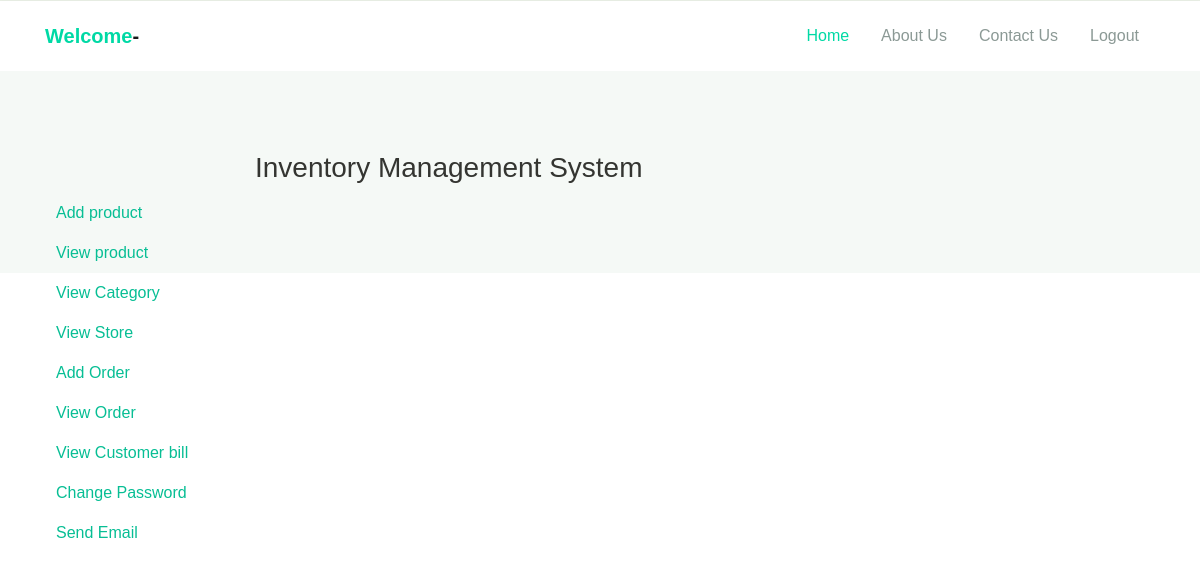
Page /dashboard/ on the earlier database version.
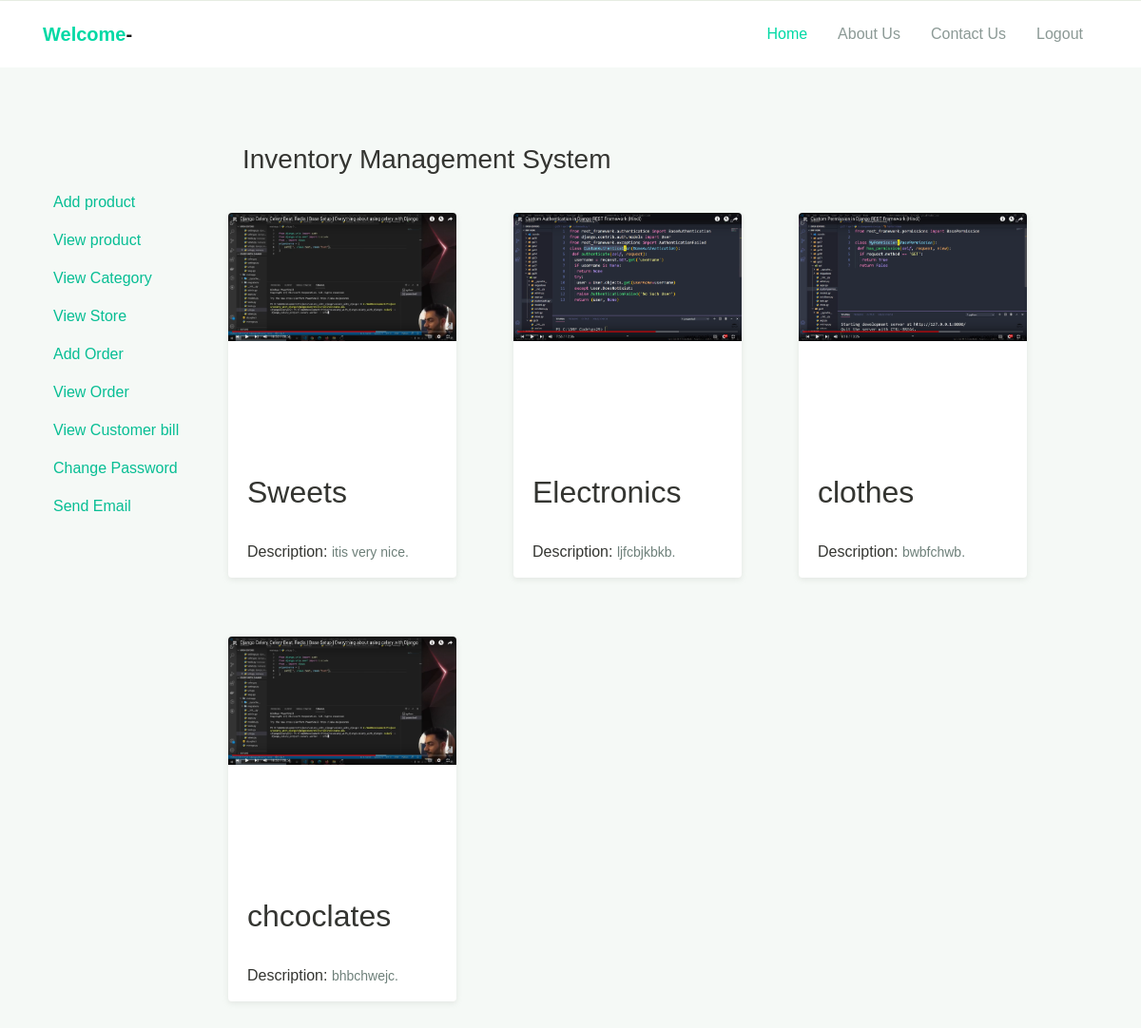
Same page on the later database version.
### employeeapp/models.py (models this page shows, shortened)
class Category(models.Model):
    name = models.CharField(max_length=250)
    image = models.ImageField(upload_to="profile",null=True,blank=True)
    desciption = models.TextField()

### employeeapp/views.py (the view)
# urls.py: path('dashboard/',Dashboard.as_view(),name='dashboard'),
class Dashboard(ListView):
    model = Category
    template_name = "dashboard.html"
    success_url = '/dashboard/'
    context_object_name = "category_list"

### template/dashboard.html (shortened to what this page needs)
{% load static %}
<!DOCTYPE html>
<html lang="en">
<head>
  <link rel="stylesheet" href="{% static 'assets/css/maicons.css' %}">
  <link rel="stylesheet" href="{% static 'assets/css/bootstrap.css' %}">
  <link rel="stylesheet" href="{% static 'assets/vendor/owl-carousel/css/owl.carousel.css' %}">
  <link rel="stylesheet" href="{% static 'assets/vendor/animate/animate.css' %}">
  <link rel="stylesheet" href="{% static 'assets/css/theme.css' %}">
</head>
<body>
  <header>
    <nav class="navbar navbar-expand-lg navbar-light shadow-sm">
      <div class="container">
        <a class="navbar-brand" href="#"><span class="text-primary">Welcome</span>-{{user.username}}</a>
        <div class="collapse navbar-collapse" id="navbarSupport">
        <ul class="navbar-nav ml-auto">
                <li class="nav-item active">
                  <a class="nav-link" href="{% url 'dashboard'%}">Home</a>
                </li>
                <li class="nav-item">
                  <a class="nav-link" href="{% url 'aboutus' %}">About Us</a>
                </li>
                <li class="nav-item">
                  <a class="nav-link" href="{% url 'contact' %}">Contact Us</a>
                </li>
                <li class="nav-item">
                  <a class="nav-link" href="{% url 'logout' %}">Logout</a>
                </li>
              </ul>
        </div>
      </div>
    </nav>
  </header>
  <div class="page-section bg-light" style="padding-left: 120px;">
    <div class="container">
      <h3 style="padding-left: 120px;">Inventory Management System</h3>
      <ul style="position: fixed ; left :0 ;list-style:none;">
        <li class="nav-item">
          <a class="nav-link" href="{% url 'product-create' %}">Add product</a>
        </li>
        <li class="nav-item">
            <a class="nav-link" href="{% url 'product-list' %}">View product</a>
          </li>
          <li class="nav-item">
            <a class="nav-link" href="{% url 'dashboard' %}">View Category</a>
          </li>
          <li class="nav-item">
            <a class="nav-link" href="{% url 'store-list' %}">View Store</a>
          </li>
          <li class="nav-item">
            <a class="nav-link" href="{% url 'order-create' %}">Add Order</a>
          </li>
          <li class="nav-item">
            <a class="nav-link" href="{% url 'order-list' %}">View Order</a>
          </li>
          <li class="nav-item">
            <a class="nav-link" href="{% url 'bill' %}">View Customer bill</a>
          </li>
          <li class="nav-item">
            <a class="nav-link" href="{% url 'changepass' %}">Change Password</a>
          </li>
          <li class="nav-item">
            <a class="nav-link" href="{% url 'email' %}">Send Email</a>
          </li>
        </ul>
      <div class="row justify-content-center">
        <div class="col-lg-10">
          <div class="row">
            {% for i in category_list %}
            <div class="col-md-5 col-lg-4 py-3 wow zoomIn">
              <div class="card-doctor">
                <div class="header">
                  <img src={{i.image.url}} alt="No image" style="height: 460; width: 80;">
                </div>
                <div class="body">
                   <h2>{{i.name}}</h2><br>
                  Description:
                  <span class="text-sm text-grey">{{i.desciption}}.</span><br>
                </div>
              </div>
            </div>
            {% endfor %}
          </div>
        </div>
      </div>
    </div>
  </div>
</body>
</html>

Differences in the rows shown:
added Category: image (picture), name "Sweets", desciption "itis very nice"
added Category: image (picture), name "Electronics", desciption "ljfcbjkbkb"
added Category: image (picture), name "clothes", desciption "bwbfchwb"
added Category: image (picture), name "chcoclates", desciption "bhbchwejc"
